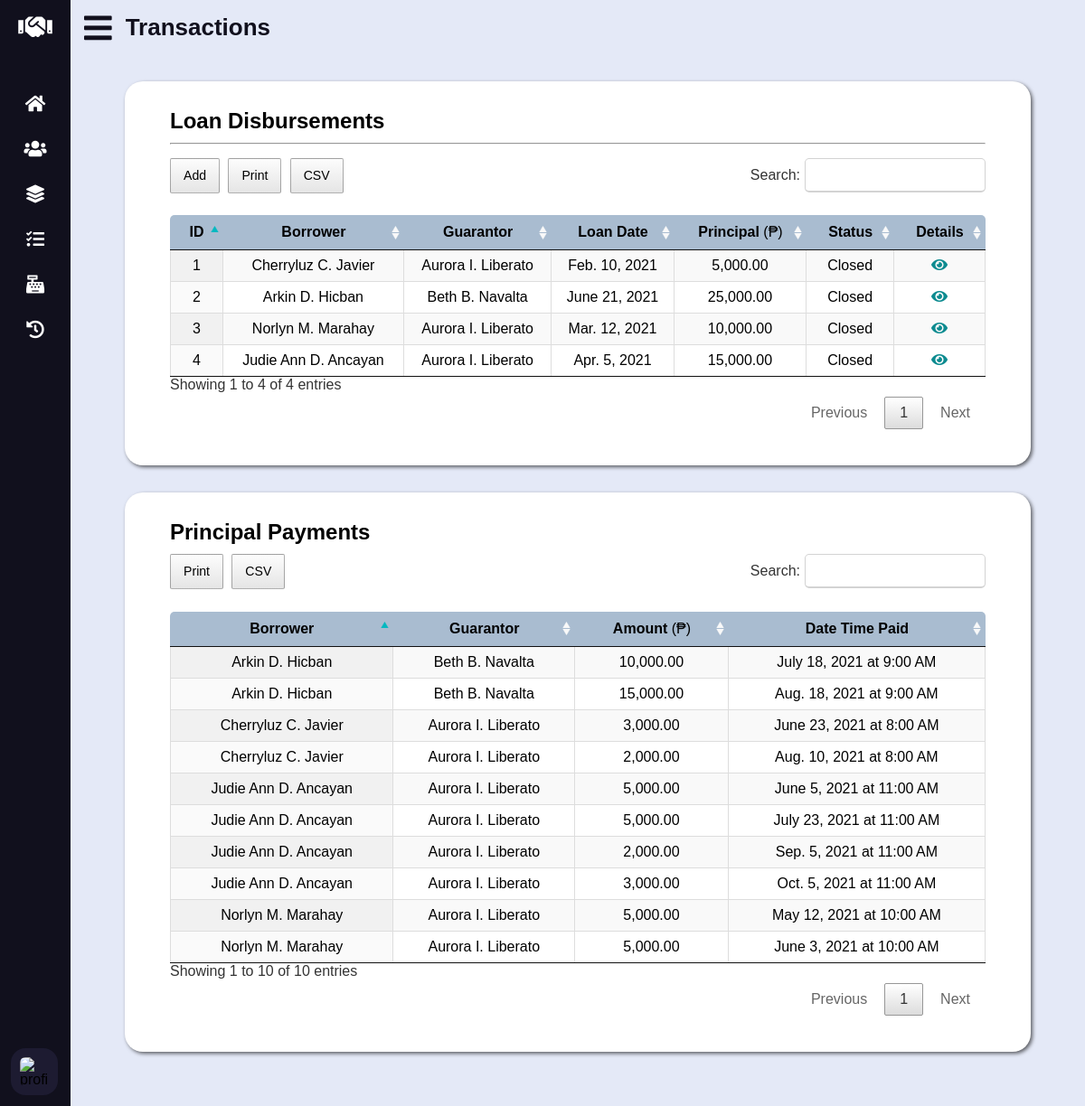
The app's page /transactions.php (signed in) with its own data.
### tables this page shows
CREATE TABLE `loan` (
	`loan_id` INT UNSIGNED AUTO_INCREMENT PRIMARY KEY,
	`borrower_id` INT UNSIGNED NOT NULL,
	`guarantor_id` INT UNSIGNED NOT NULL,
	`loan_date_time` DATETIME NOT NULL DEFAULT (NOW()),
	`principal` DECIMAL(10, 2) NOT NULL,
	`status` ENUM('Active', 'Closed') DEFAULT 'Active' NOT NULL,
	`proof` CHAR(10) NOT NULL,
	`collateral` CHAR(10),
	`cycle_id` YEAR DEFAULT (YEAR(CURDATE())),

	CONSTRAINT fk_loan_borrower_id FOREIGN KEY (`borrower_id`)
		REFERENCES `data_subject` (`data_subject_id`)
		ON UPDATE CASCADE
		ON DELETE RESTRICT,
	CONSTRAINT fk_loan_guarantor_id FOREIGN KEY (`guarantor_id`)
		REFERENCES `guarantor` (`guarantor_id`)
		ON UPDATE CASCADE
		ON DELETE RESTRICT,
	CONSTRAINT fk_loan_cycle_id FOREIGN KEY (`cycle_id`)
		REFERENCES `cycle` (`cycle_id`)
		ON UPDATE CASCADE
		ON DELETE RESTRICT
);

CREATE TABLE `principal_payment` (
	`principal_payment_id` INT UNSIGNED AUTO_INCREMENT PRIMARY KEY,
	`amount` DECIMAL(10, 2) NOT NULL,
	`date_time_paid` DATETIME NOT NULL DEFAULT (NOW()),
	`loan_id` INT UNSIGNED NOT NULL,

	CONSTRAINT fk_principal_payment_loan_id FOREIGN KEY (`loan_id`)
		REFERENCES `loan` (`loan_id`)
		ON UPDATE CASCADE
		ON DELETE RESTRICT
);

### lib/database-handler.php (called while the page is built, shortened)
<?php
class Database {
	private $host = DB_HOST;
	private $dbname = DB_NAME;
	private $charset = DB_CHARSET;
	private $user = DB_USER;
	private $password = DB_PASSWORD;
	private $dbh;
	private $stmt;
	public function __construct() {
		$dsn = "mysql:host=".$this->host.";charset=".$this->charset.";dbname=".$this->dbname;
		$options = array (
			PDO::ATTR_PERSISTENT => true,
			PDO::ATTR_ERRMODE => PDO::ERRMODE_EXCEPTION,
			PDO::ATTR_ORACLE_NULLS => PDO::NULL_NATURAL
		);
		try {
			$this->dbh = new PDO($dsn, $this->user, $this->password, $options);
		}
		catch (PDOException $e) {
			$this->error = $e->getMessage()." in ".$e->getFile()." on line ".$e->getLine();
			$this->terminate();
		}
	}
	public function query($query) {
		$this->stmt = $this->dbh->prepare($query);
	}
	public function bind($param, $value, $type = null) {
		if (is_null($type)) {
			switch (true) {
				default:
					$type = PDO::PARAM_STR;
			}
		}
		$this->stmt->bindValue($param, $value, $type);
	}
	public function execute($message = "", $redirect = "") {
		try {
			return $this->stmt->execute();
		}
		catch (PDOException $e) {
			$this->logFile = "../src/log.txt";
			$this->error = $e->getMessage()." in ".$e->getFile()." on line ".$e->getLine();
			$this->logError();
		}
		finally {
			if ($redirect !== "") {
				$this->confirmQuery($message, $redirect);
			}
		}
	}
	public function resultSet() {
		$this->execute();
		return $this->stmt->fetchAll(PDO::FETCH_OBJ);
	}
	public function resultSetOneColumn() {
		$this->execute();
		return $this->stmt->fetchAll(PDO::FETCH_COLUMN);
	}
	public function resultColumn() {
		$this->execute();
		return $this->stmt->fetchColumn();
	}
	public function __destruct() {
		$this->dbh = null;
	}
}

### models/Transaction.php (called while the page is built, shortened)
<?php
class Transaction {
	public function __construct() {
		$this->db = new Database();
		$cycle = new Cycle();
		$this->cycle = $cycle->getCycleId();
	}
}

### models/Cycle.php (called while the page is built, shortened)
<?php
class Cycle {
	private $db;
	public function __construct() {
		$this->db = new Database();
	}
	public function getCycleId() {
		if (isset($_SESSION["cycle"])) {
			$session_cycle = $_SESSION["cycle"];
			$periods = $this->getPeriods();
			if (in_array($session_cycle, $periods))
				return $session_cycle;
			else
				return $this->getLatestPeriod();
		}
	}
	public function getPeriods() {
		$this->db->query("SELECT `cycle_id` FROM `cycle`");
		return $this->db->resultSetOneColumn();
	}
}

### models/Loan.php (called while the page is built, shortened)
<?php
class Loan extends Transaction {
	public function getLoans() {
		$this->db->query("SELECT * FROM `loan`  WHERE `cycle_id` = $this->cycle");
		return $this->db->resultSet();
	}
	public function getAllPrincipalPayments() {
		$this->db->query("SELECT `borrower_id`, `guarantor_id`, `principal_payment`.`amount`, `date_time_paid` FROM `principal_payment` INNER JOIN `loan` USING (`loan_id`) WHERE `loan`.`cycle_id` = $this->cycle");
		return $this->db->resultSet();
	}
}

### models/DataSubject.php (called while the page is built, shortened)
<?php
class DataSubject {
	private $db;
	public function __construct() {
		$this->db = new Database();
	}
	public function getName($id) {
		$this->db->query("SELECT CONCAT(`fname`, ' ', LEFT(`mname`, 1), '. ', `lname`) AS name FROM `data_subject` WHERE `data_subject_id` = ?");
		$this->db->bind(1, $id);
		return $this->db->resultColumn();
	}
}

### lib/conversion-util.php (called while the page is built, shortened)
<?php
class Converter {
	public function shortToLongDate($date) {
		$time_stamp = strtotime($date);
		$format = "M. j, Y";
		$formatted_date = date($format, $time_stamp);
		if (strpos($formatted_date, "May") !== false)
			$formatted_date = str_replace(".", "", $formatted_date);
		else if (strpos($formatted_date, "Jun") !== false)
			$formatted_date = str_replace(".", "e", $formatted_date);
		else if (strpos($formatted_date, "Jul") !== false)
			$formatted_date = str_replace(".", "y", $formatted_date);
		return $formatted_date;
	}
	public function shortToLongDateTime($datetime) {
		$time_stamp = strtotime($datetime);
		$format = "M. j, Y \\a\\t g:i A";
		$formatted_date = date($format, $time_stamp);
		if (strpos($formatted_date, "May") !== false)
			$formatted_date = str_replace(".", "", $formatted_date);
		else if (strpos($formatted_date, "Jun") !== false)
			$formatted_date = str_replace(".", "e", $formatted_date);
		else if (strpos($formatted_date, "Jul") !== false)
			$formatted_date = str_replace(".", "y", $formatted_date);
		return $formatted_date;
	}
}

### transactions.php (the view, shortened to what this page needs)
<?php
	require_once "lib/database-handler.php";
	require_once "lib/conversion-util.php";
	require_once "models/Cycle.php";
	require_once "models/DataSubject.php";
	require_once "models/Transaction.php";
	require_once "models/Loan.php";
	$converter = new Converter();
	$data_subject = new DataSubject();
	$loan = new Loan();
	$loans = $loan->getLoans();
	$principal_payments = $loan->getAllPrincipalPayments();
?>
<!DOCTYPE html>
<html lang="en">
<head>
	<link rel="stylesheet" type="text/css" href="css/all.min.css" />
	<link rel="stylesheet" type="text/css" href="css/datatables.min.css" />
	<link rel="stylesheet" type="text/css" href="css/tingle.min.css" />
	<link rel="stylesheet" type="text/css" href="css/style.css" />
	<link rel="stylesheet" type="text/css" href="css/vertical-nav-bar.css" />
	<link rel="stylesheet" type="text/css" href="css/tables.css" />
	<link rel="stylesheet" type="text/css" href="css/forms.css" />
	<link rel="stylesheet" type="text/css" href="css/media-queries.css" />
</head>
<body>
	<main>
		<header>
			<i class="fas fa-bars"></i>
			<h2 class="text">Transactions</h2>
		</header>
		<section id="loan-disbursements">
			<h3>Loan Disbursements</h3>
			<hr />
			<table id="loan-disbursements-tbl" class="display cell-border" width="100%">
				<thead>
					<tr>
						<th>ID</th>
						<th>Borrower</th>
						<th>Guarantor</th>
						<th>Loan Date</th>
						<th>Principal <span>(&#8369;)</span></th>
						<th>Status</th>
						<th>Details</th>
					</tr>
				</thead>
				<tbody>
					<?php foreach ($loans as $l): ?>
					<tr>
						<td><?php echo $l->loan_id; ?></td>
						<td><?php echo $data_subject->getName($l->borrower_id); ?></td>
						<td><?php echo $data_subject->getName($l->guarantor_id); ?></td>
						<td><?php echo $converter->shortToLongDate($l->loan_date_time); ?></td>
						<td><?php echo number_format($l->principal, 2, ".", ","); ?></td>
						<td><?php echo $l->status; ?></td>
						<td><a class="fas fa-eye" href="loan-details.php?id=<?php echo $l->loan_id; ?>"></a></td>
					</tr>
					<?php endforeach; ?>
				</tbody>
			</table>
		</section>
		<section id="principal-payments">
			<h3>Principal Payments</h3>
			<table id="principal-payments-tbl" class="display cell-border" width="100%">
				<thead>
					<th>Borrower</th>
					<th>Guarantor</th>
					<th>Amount <span>(&#8369;)<span></th>
					<th>Date Time Paid</th>
				</thead>
				<tbody>
					<?php foreach ($principal_payments as $pp): ?>
						<tr>
							<td><?php echo $data_subject->getName($pp->borrower_id); ?></td>
							<td><?php echo $data_subject->getName($pp->guarantor_id); ?></td>
							<td><?php echo number_format($pp->amount, 2, ".", ","); ?></td>
							<td><?php echo $converter->shortToLongDateTime($pp->date_time_paid); ?></td>
						</tr>
					<?php endforeach; ?>
				</tbody>
			</table>
		</section>
	</main>
</body>
</html>

### css/style.css (style rules this page uses)
:root { --athens-gray: #e8e9eb; --azureish-white: #dae8f5; --blue-chill: #0d8b90; --botticelli: #d4e1ee; --chambray: #345f90; --cyan: #03b8c0; --dark-purple: #1d1b31; --eden: #0d3b4c; --light-gray: #d3d3d3; --light-steel-blue: #a9bcd0; --link-water: #e4e9f7; --persian-red: #d33333; --roman-silver: #787e87; --silver-sand: #c5c6c8; --xiketic: #11101d; }
* { box-sizing: border-box; font-family: "Poppins", sans-serif; margin: 0; padding: 0; }
html, body { height: 100%; }
main { background: var(--link-water); left: 280px; min-height: 100vh; padding-bottom: 30px; position: relative; transition: all 0.5s ease; width: calc(100% - 280px); }
main header { align-items: center; color: var(--xiketic); display: flex; font-size: 35px; height: 60px; overflow: hidden; }
main header .fa-bars { cursor: pointer; margin: 0 15px; }
h2 { font-size: 26px; font-weight: 600; }
h3 { font-size: 24px; margin: 10px 0; }
section { background-color: #fff; border-radius: 20px; box-shadow: 2px 2px 4px rgba(0, 0, 0, 0.6); margin: 30px 60px; padding: 20px 50px 40px 50px; }
hr { margin-bottom: 15px; }

### css/vertical-nav-bar.css (style rules this page uses)
nav { background: var(--xiketic); height: 100%; left: 0; position: fixed; top: 0; transition: all 0.5s ease; width: 280px; z-index: 100; }
nav.closed { width: 78px; }
nav h1 { align-items: center; display: flex; height: 60px; width: 100%; }
nav h1 .fa-handshake { color: #fff; font-size: 30px; height: 50px; line-height: 50px; min-width: 78px; text-align: center; }
nav .nav-links { height: 100%; overflow: auto; padding: 30px 0 150px 0; }
nav.closed .nav-links { overflow: visible; }
nav .nav-links li { list-style: none; position: relative; transition: all 0.4s ease; }
nav .nav-links li .parent-menu { align-items: center; display: flex; justify-content: space-between; }
nav.closed .nav-links li .parent-menu { display: block }
nav .nav-links li i { color: #fff; cursor: pointer; font-size: 20px; height: 50px; line-height: 50px; min-width: 78px; text-align: center; transition: all 0.3s ease; }
nav .nav-links li a { align-items: center; display: flex; text-decoration: none; }
nav .profile-details { align-items: center; background: var(--dark-purple); bottom: 0; display: flex; justify-content: flex-start; padding: 12px 0; position: fixed; transition: all 0.5s ease; width: 280px; }
nav.closed .profile-details { background: none; }
nav.closed .profile-details { width: 78px; }
nav .profile-details .profile-content { align-items: center; display: flex; }
nav .profile-details img { background: var(--dark-purple); border-radius: 16px; height: 52px; margin: 0 14px 0 12px; object-fit: cover; transition: all 0.5s ease; width: 52px; }
nav.closed .profile-details img { padding: 10px; }
nav.closed ~ main { left: 78px; width: calc(100% - 78px); }

### css/tables.css (style rules this page uses)
table { padding-top: 20px; text-align: center; }
table thead th { background-color: var(--light-steel-blue); font-family: "Poppins Regular", sans-serif; }
table thead th:first-child { border-radius: 5px 0 0 0; }
table thead th:last-child { border-radius: 0 5px 0 0; }
table .fas { color: var(--blue-chill); text-decoration: none; }
table td a { color: var(--persian-red); }
.fas, .far, #new-guarantor table tr:hover { cursor: pointer; }
th span { font-weight: normal; }

### records on screen
loan: loan_id "1", borrower_id "Cherryluz C. Javier", guarantor_id "Aurora I. Liberato", loan_date_time "Feb. 10, 2021", principal "5,000.00", status "Closed"
loan: loan_id "2", borrower_id "Arkin D. Hicban", guarantor_id "Beth B. Navalta", loan_date_time "June 21, 2021", principal "25,000.00", status "Closed"
loan: loan_id "3", borrower_id "Norlyn M. Marahay", guarantor_id "Aurora I. Liberato", loan_date_time "Mar. 12, 2021", principal "10,000.00", status "Closed"
loan: loan_id "4", borrower_id "Judie Ann D. Ancayan", guarantor_id "Aurora I. Liberato", loan_date_time "Apr. 5, 2021", principal "15,000.00", status "Closed"
principal_payment: borrower_id "Cherryluz C. Javier", guarantor_id "Aurora I. Liberato", amount "3,000.00", date_time_paid "June 23, 2021 at 8:00 AM"
principal_payment: borrower_id "Cherryluz C. Javier", guarantor_id "Aurora I. Liberato", amount "2,000.00", date_time_paid "Aug. 10, 2021 at 8:00 AM"
principal_payment: borrower_id "Arkin D. Hicban", guarantor_id "Beth B. Navalta", amount "10,000.00", date_time_paid "July 18, 2021 at 9:00 AM"
principal_payment: borrower_id "Arkin D. Hicban", guarantor_id "Beth B. Navalta", amount "15,000.00", date_time_paid "Aug. 18, 2021 at 9:00 AM"
principal_payment: borrower_id "Norlyn M. Marahay", guarantor_id "Aurora I. Liberato", amount "5,000.00", date_time_paid "May 12, 2021 at 10:00 AM"
principal_payment: borrower_id "Norlyn M. Marahay", guarantor_id "Aurora I. Liberato", amount "5,000.00", date_time_paid "June 3, 2021 at 10:00 AM"
principal_payment: borrower_id "Judie Ann D. Ancayan", guarantor_id "Aurora I. Liberato", amount "5,000.00", date_time_paid "June 5, 2021 at 11:00 AM"
principal_payment: borrower_id "Judie Ann D. Ancayan", guarantor_id "Aurora I. Liberato", amount "5,000.00", date_time_paid "July 23, 2021 at 11:00 AM"
principal_payment: borrower_id "Judie Ann D. Ancayan", guarantor_id "Aurora I. Liberato", amount "2,000.00", date_time_paid "Sep. 5, 2021 at 11:00 AM"
principal_payment: borrower_id "Judie Ann D. Ancayan", guarantor_id "Aurora I. Liberato", amount "3,000.00", date_time_paid "Oct. 5, 2021 at 11:00 AM"
